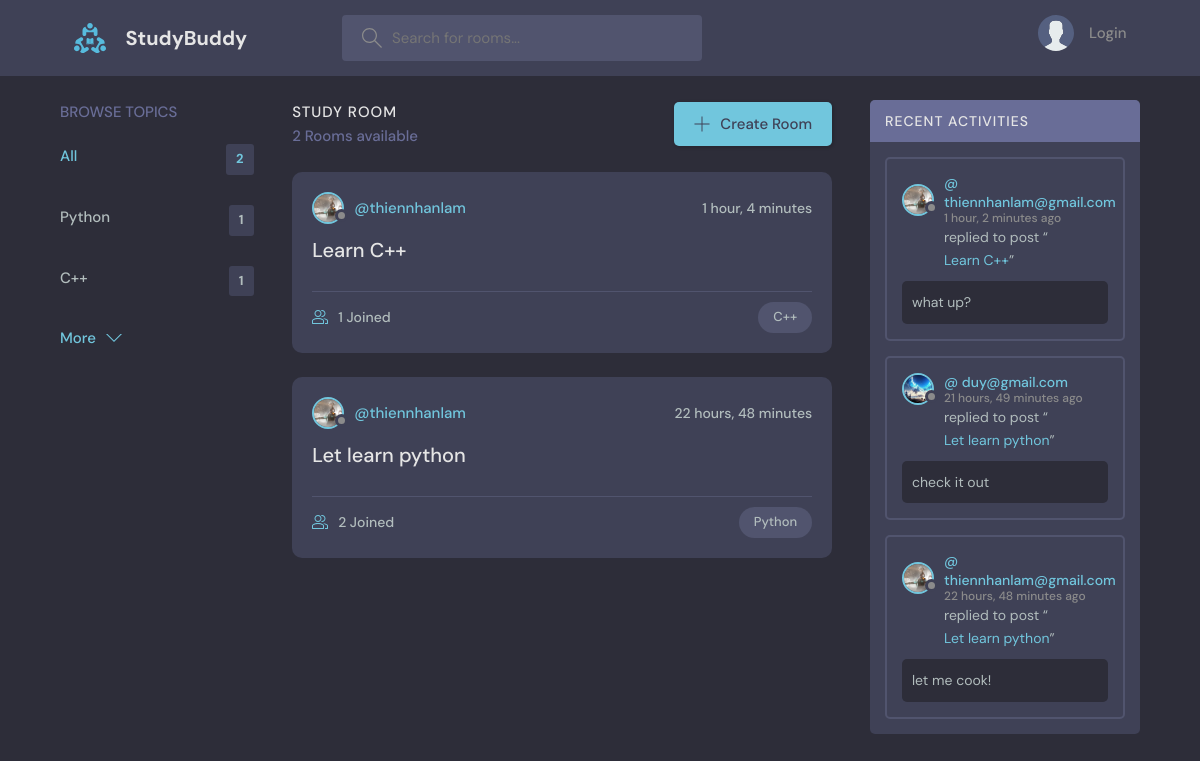
The page / on the database its author committed.
### base/models.py (models this page shows, shortened)
class Topic(models.Model):
    name = models.CharField(max_length=200)

class Room(models.Model):
    host = models.ForeignKey(User, on_delete= models.SET_NULL, null=True)
    topic = models.ForeignKey(Topic, on_delete= models.SET_NULL, null=True)
    name = models.CharField(max_length=200)
    description = models.TextField(null=True, blank=True)
    participants = models.ManyToManyField(
        User, related_name='participants', blank=True)
    updated = models.DateTimeField(auto_now=True)
    created = models.DateTimeField(auto_now_add=True)
    class Meta:
        ordering = ['-updated', '-created']
    def __str__(self):
        return self.name

class User(AbstractUser):
    name = models.CharField(max_length=200, null=True)
    email = models.EmailField(unique=True, null=True)
    bio = models.TextField(null=True)
    avatar= models.ImageField(null=True, default="avatar.svg")
    USERNAME_FIELD = 'email'
    REQUIRED_FIELDS = []

class Message(models.Model):
    user = models.ForeignKey(User, on_delete= models.CASCADE)
    room = models.ForeignKey(Room, on_delete= models.CASCADE)
    body = models.TextField()
    updated = models.DateTimeField(auto_now=True)
    created = models.DateTimeField(auto_now_add=True)
    class Meta:
        ordering = ['-updated', '-created']

### base/views.py (the view)
# urls.py: path('', views.home, name="home"),
def home(request):
    q = request.GET.get('q') if request.GET.get('q') != None else ''
    rooms = Room.objects.filter(
        Q(topic__name__icontains=q) |
        Q(name__icontains=q) |
        Q(description__icontains=q)
    )
    topics = Topic.objects.all()[0:5]
    room_count = rooms.count()
    room_messages = Message.objects.filter(
        Q(room__topic__name__icontains=q)
    )
    context = {'rooms': rooms,
               'topics': topics,
               'room_count': room_count,
               'room_messages': room_messages,
               }
    return render(request, 'base/home.html', context)

### base/templates/base/home.html (shortened to what this page needs)
{% extends 'main.html' %}
{% block content %}
    <main class="layout layout--3">
      <div class="container">
        {% include 'base/topics_component.html' %}
        <div class="roomList">
          <div class="roomList__header">
            <div>
              <h2>Study Room</h2>
              <p>{{room_count}} Rooms available</p>
            </div>
            <a class="btn btn--main" href="{% url 'create-room' %}">
              <svg version="1.1" xmlns="http://www.w3.org/2000/svg" width="32" height="32" viewBox="0 0 32 32">
                <title>add</title>
                <path
                  d="M16.943 0.943h-1.885v14.115h-14.115v1.885h14.115v14.115h1.885v-14.115h14.115v-1.885h-14.115v-14.115z"
                ></path>
              </svg>
              Create Room
            </a>
          </div>
          {% include 'base/feed_component.html' %}
        </div>
        {% include 'base/activity_component.html' %}
      </div>
    </main>
{% endblock content %}

### base/templates/base/topics_component.html
<div class="topics">
    <div class="topics__header">
      <h2>Browse Topics</h2>
    </div>
    <ul class="topics__list">
      <li>
        <a href="{% url 'home' %}" class="active">All <span>{{ topics.count }}</span></a>
      </li>
      {% for topic in topics %}
      <li>
        <a href="{% url 'home' %}?q={{topic.name}}">{{ topic.name }} <span>{{ topic.room_set.all.count }}</span></a>
      </li>
      {% endfor %}
    </ul>
    <a class="btn btn--link" href="{% url 'topics' %}">
      More
      <svg version="1.1" xmlns="http://www.w3.org/2000/svg" width="32" height="32" viewBox="0 0 32 32">
        <title>chevron-down</title>
        <path d="M16 21l-13-13h-3l16 16 16-16h-3l-13 13z"></path>
      </svg>
    </a>
  </div>

### base/templates/base/feed_component.html (shortened to what this page needs)
{% for room in rooms %}
<div class="roomListRoom">
    <div class="roomListRoom__header">
      <a href="{% url 'user-profile' room.host.id %}" class="roomListRoom__author">
        <div class="avatar avatar--small">
          <img src="{{room.host.avatar.url}}" />
        </div>
        <span>@{{room.host.username}}</span>
      </a>
      <div class="roomListRoom__actions">
        <span>{{room.created|timesince}}</span>
      </div>
    </div>
    <div class="roomListRoom__content">
      <a href="{% url 'room' room.id %}">{{room.name}}</a>
    </div>
    <div class="roomListRoom__meta">
      <a href="{% url 'room' room.id %}" class="roomListRoom__joined">
        {{room.participants.all.count}} Joined
      </a>
      <p class="roomListRoom__topic">{{room.topic.name}}</p>
    </div>
  </div>
{% endfor %}

### base/templates/base/activity_component.html (shortened to what this page needs)
<div class="activities">
    <div class="activities__header">
      <h2>Recent Activities</h2>
    </div>
    {% for message in room_messages %}
    <div class="activities__box">
      <div class="activities__boxHeader roomListRoom__header">
        <a href="{% url 'user-profile' message.user.id %}" class="roomListRoom__author">
          <div class="avatar avatar--small">
            <img src="{{message.user.avatar.url}}" />
          </div>
          <p>
            @ {{message.user}}
            <span>{{message.created|timesince}} ago</span>
          </p>
        </a>
      </div>
      <div class="activities__boxContent">
        <p>replied to post “<a href="{% url 'room' message.room.id %}">{{message.room}}</a>”</p>
        <div class="activities__boxRoomContent">
            {{message.body}}
        </div>
      </div>
    </div>
    {% endfor %}
  </div>

### rows shown on the page
Topic: name "Python", room_set.all.count "1"
Topic: name "C++", room_set.all.count "1"
Room: host.avatar (picture), host.username "thiennhanlam", created "1 hour, 4 minutes", name "Learn C++", participants.all.count "1", topic.name "C++"
Room: host.avatar (picture), host.username "thiennhanlam", created "22 hours, 48 minutes", name "Let learn python", participants.all.count "2", topic.name "Python"
Message: user.avatar (picture), user "thiennhanlam@gmail.com", created "1 hour, 2 minutes", room "Learn C++", body "what up?"
Message: user.avatar (picture), user "duy@gmail.com", created "21 hours, 49 minutes", room "Let learn python", body "check it out"
Message: user.avatar (picture), user "thiennhanlam@gmail.com", created "22 hours, 48 minutes", room "Let learn python", body "let me cook!"

### other values the page prints
{{ topics.count }} "2"
{{ room_count }} "2"
